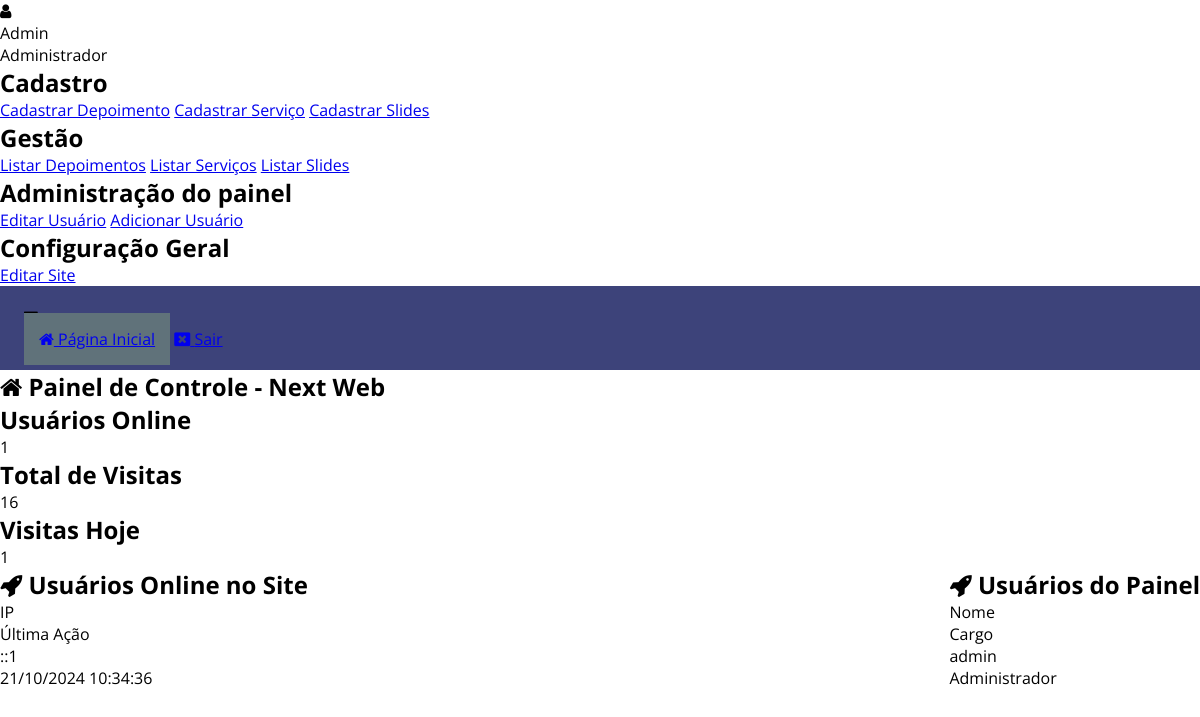
Page /painel/ (signed in) on the committed database.
### classes/MySql.php (called while the page is built)
<?php
	class MySql{
		private static $pdo;
		public static function conectar(){
			if(self::$pdo == null){
				try{
				self::$pdo = new PDO('mysql:host='.HOST.';dbname='.DATABASE,USER,PASSWORD,array(PDO::MYSQL_ATTR_INIT_COMMAND => "SET NAMES utf8"));
				self::$pdo->setAttribute(PDO::ATTR_ERRMODE,PDO::ERRMODE_EXCEPTION);
				}catch(Exception $e){
					echo '<h2>Erro ao conectar</h2>';
				}
			}
			return self::$pdo;
		}
	}
?>

### painel/pages/home.php (the view, shortened to what this page needs)
<?php
	$usuariosOnline = Painel::listarUsuariosOnline();
	$pegarVisitasTotais = MySql::conectar()->prepare("SELECT * FROM `tb_admin.visitas`");
	$pegarVisitasTotais->execute();
	$pegarVisitasTotais = $pegarVisitasTotais->rowCount();
	$pegarVisitasHoje = MySql::conectar()->prepare("SELECT * FROM `tb_admin.visitas` WHERE dia = ?");
	$pegarVisitasHoje->execute(array(date('Y-m-d')));
	$pegarVisitasHoje = $pegarVisitasHoje->rowCount();
?>
<div class="box-content w100">
		<h2><i class="fa fa-home"></i> Painel de Controle - <?php echo NOME_EMPRESA ?></h2>
		<div class="box-metricas">
			<div class="box-metrica-single">
				<div class="box-metrica-wraper">
					<h2>Usuários Online</h2>
					<p><?php echo count($usuariosOnline); ?></p>
				</div>
			</div>
			<div class="box-metrica-single">
				<div class="box-metrica-wraper">
					<h2>Total de Visitas</h2>
					<p><?php echo $pegarVisitasTotais; ?></p>
				</div>
			</div>
			<div class="box-metrica-single">
				<div class="box-metrica-wraper">
					<h2>Visitas Hoje</h2>
					<p><?php echo $pegarVisitasHoje; ?></p>
				</div>
			</div>
		</div>
</div>
<div class="box-content w100 left">
<h2><i class="fa fa-rocket" aria-hidden="true"></i> Usuários Online no Site</h2>
	<div class="table-responsive">
		<div class="row">
			<div class="col">
				<span>IP</span>
			</div>
			<div class="col">
				<span>Última Ação</span>
			</div>
		</div>
		<?php
			foreach ($usuariosOnline as $key => $value) {
		?>
		<div class="row">
			<div class="col">
				<span><?php echo $value['ip'] ?></span>
			</div>
			<div class="col">
				<span><?php echo date('d/m/Y H:i:s',strtotime($value['ultima_acao'])) ?></span>
			</div>
		</div>
		<?php } ?>
	</div>
</div>
<div class="box-content w100 right">
<h2><i class="fa fa-rocket" aria-hidden="true"></i> Usuários do Painel</h2>
	<div class="table-responsive">
		<div class="row">
			<div class="col">
				<span>Nome</span>
			</div>
			<div class="col">
				<span>Cargo</span>
			</div>
		</div>
		<?php
			$usuariosPainel = MySql::conectar()->prepare("SELECT * FROM `tb_admin.usuarios`");
			$usuariosPainel->execute();
			$usuariosPainel = $usuariosPainel->fetchAll();
			foreach ($usuariosPainel as $key => $value) {
		?>
		<div class="row">
			<div class="col">
				<span><?php echo $value['user'] ?></span>
			</div>
			<div class="col">
				<span><?php echo pegaCargo($value['cargo']); ?></span>
			</div>
		</div>
		<?php } ?>
	</div>
</div>

### estilo/style.css (style rules this page uses)
* { margin: 0; padding: 0; box-sizing: border-box; font-family: "Open Sans"; }
html,body { height: 100%; }
.left { float: left; }
.right { float: right; }
body { overflow-x: hidden; }

### rows in the picture
tb_admin.online: ip "::1", ultima_acao "21/10/2024 10:34:36"
tb_admin.usuarios: user "admin", cargo "Administrador"

### other values in the picture
$_SESSION['nome'] "Admin"
pegaCargo($_SESSION['cargo']) "Administrador"
NOME_EMPRESA "Next Web"
count($usuariosOnline) "1"
$pegarVisitasTotais "16"
$pegarVisitasHoje "1"
